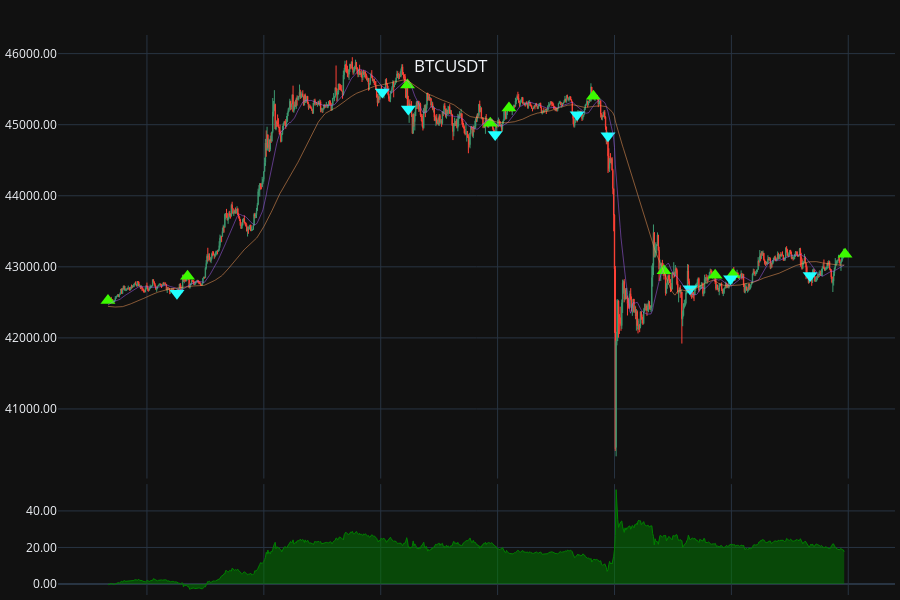
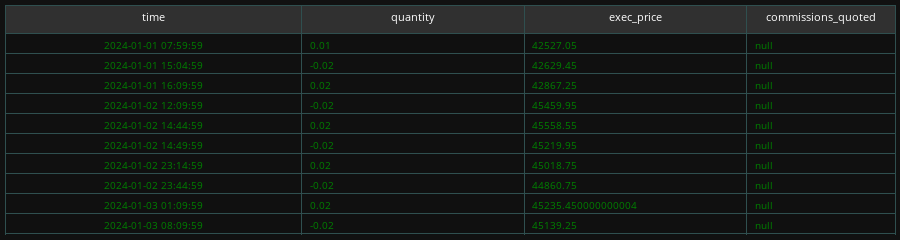

The notebook cell saved with these charts, in order:
### Code cell
chart_signals(rep2[-1], "BTCUSDT", ohlc_pd, overlay=[
    pta.sma(ohlc_pd.close, 20),
    pta.sma(ohlc_pd.close, 75),
    ])

### Figure 1 — Plotly figure (JSON) as saved in the notebook; plotly's stock layout.template omitted (floating-point values rounded to 4 significant figures; data arrays with more than 128 entries replaced by an {"elided": "..."} marker saying what was removed)
{"data": [{"close": {"elided": "908 float values"}, "high": {"elided": "908 float values"}, "line": {"width": 1}, "low": {"elided": "908 float values"}, "name": "Master_0", "open": {"elided": "908 float values"}, "type": "candlestick", "uid": "f54f0c70-f12d-44b9-970c-b8707830be29", "x": {"elided": "908 str values"}, "xaxis": "x", "yaxis": "y"}, {"marker": {"color": "#3cfa00", "size": 13, "symbol": "triangle-up"}, "mode": "markers", "name": "BOT", "type": "scatter", "uid": "f0645b26-a68d-4c97-99d4-c945a870d12e", "x": ["2024-01-01T07:59:59.999000", "2024-01-01T16:09:59.999000", "2024-01-02T14:44:59.999000", "2024-01-02T23:14:59.999000", "2024-01-03T01:09:59.999000", "2024-01-03T09:49:59.999000", "2024-01-03T17:04:59.999000", "2024-01-03T22:19:59.999000", "2024-01-04T00:09:59.999000", "2024-01-04T11:39:59.999000"], "xaxis": "x", "y": [42530.0, 42870.0, 45560.0, 45020.0, 45240.0, 45400.0, 42940.0, 42880.0, 42890.0, 43180.0], "yaxis": "y"}, {"marker": {"color": "#20ffff", "size": 13, "symbol": "triangle-down"}, "mode": "markers", "name": "SLD", "type": "scatter", "uid": "71b84135-4667-4404-b614-f27bd17b75e6", "x": ["2024-01-01T15:04:59.999000", "2024-01-02T12:09:59.999000", "2024-01-02T14:49:59.999000", "2024-01-02T23:44:59.999000", "2024-01-03T08:09:59.999000", "2024-01-03T11:19:59.999000", "2024-01-03T19:44:59.999000", "2024-01-03T23:54:59.999000", "2024-01-04T08:04:59.999000"], "xaxis": "x", "y": [42630.0, 45460.0, 45220.0, 44860.0, 45140.0, 44840.0, 42690.0, 42830.0, 42880.0], "yaxis": "y"}, {"line": {"dash": "solid", "width": 0.5}, "mode": "lines", "name": "sma_20", "type": "scatter", "uid": "6c15472b-d8b0-4589-a50e-bfa75e1f4f43", "x": {"elided": "908 str values"}, "xaxis": "x", "y": {"elided": "908 float values"}, "yaxis": "y"}, {"line": {"dash": "solid", "width": 0.5}, "mode": "lines", "name": "sma_75", "type": "scatter", "uid": "0430cfc1-7960-47b3-86ef-fd47316d4249", "x": {"elided": "908 str values"}, "xaxis": "x", "y": {"elided": "908 float values"}, "yaxis": "y"}, {"fill": "tozeroy", "line": {"color": "green", "width": 1}, "mode": "lines", "name": "BTCUSDT_PnL", "type": "scatter", "uid": "edd6da07-ea8a-42be-a86b-1da64cc97a8d", "x": {"elided": "908 str values"}, "xaxis": "x", "y": {"elided": "908 float values"}, "yaxis": "y2"}], "layout": {"dragmode": "zoom", "height": 600, "hoverdistance": 0, "hovermode": "x unified", "margin": {"b": 5, "l": 5, "r": 5, "t": 35}, "modebar": {"add": ["drawline", "drawopenpath", "drawrect", "eraseshape"]}, "newshape": {"line": {"color": "yellow", "width": 1}}, "showlegend": false, "title": {"text": " BTCUSDT", "x": 0.5, "xanchor": "center", "y": 0.9, "yanchor": "top"}, "xaxis": {"anchor": "y", "domain": [0, 1], "hoverformat": "%d-%b-%y %H:%M", "matches": "x2", "rangeslider": {"visible": false}, "showspikes": true, "showticklabels": false, "spikecolor": "#306020", "spikedash": "dot", "spikemode": "across", "spikesnap": "cursor", "spikethickness": 1}, "xaxis2": {"anchor": "y2", "domain": [0, 1], "showspikes": true, "spikecolor": "#306020", "spikedash": "dot", "spikemode": "across", "spikesnap": "cursor", "spikethickness": 1}, "yaxis": {"anchor": "x", "domain": [0.208, 1], "hoverformat": ".2f", "spikecolor": "#306020", "spikesnap": "cursor", "spikethickness": 1, "tickformat": ".2f"}, "yaxis2": {"anchor": "x2", "domain": [0, 0.198], "spikecolor": "#306020", "spikesnap": "cursor", "spikethickness": 1, "tickformat": ".2f"}}}

### Figure 2 — Plotly figure (JSON) as saved in the notebook; plotly's stock layout.template omitted (floating-point values rounded to 4 significant figures)
{"data": [{"cells": {"align": ["center", "left"], "fill": {"color": "#101010"}, "font": {"color": [["green", "green", "green", "green", "green", "green", "green", "green", "green", "green", "green", "green", "green", "green", "green", "green", "green", "green", "green"]], "size": 10}, "line": {"color": "darkslategray"}, "values": [["2024-01-01 07:59:59", "2024-01-01 15:04:59", "2024-01-01 16:09:59", "2024-01-02 12:09:59", "2024-01-02 14:44:59", "2024-01-02 14:49:59", "2024-01-02 23:14:59", "2024-01-02 23:44:59", "2024-01-03 01:09:59", "2024-01-03 08:09:59", "2024-01-03 09:49:59", "2024-01-03 11:19:59", "2024-01-03 17:04:59", "2024-01-03 19:44:59", "2024-01-03 22:19:59", "2024-01-03 23:54:59", "2024-01-04 00:09:59", "2024-01-04 08:04:59", "2024-01-04 11:39:59"], [0.01, -0.02, 0.02, -0.02, 0.02, -0.02, 0.02, -0.02, 0.02, -0.02, 0.02, -0.02, 0.02, -0.02, 0.02, -0.02, 0.02, -0.02, 0.02], [42530.0, 42630.0, 42870.0, 45460.0, 45560.0, 45220.0, 45020.0, 44860.0, 45240.0, 45140.0, 45400.0, 44840.0, 42940.0, 42690.0, 42880.0, 42830.0, 42890.0, 42880.0, 43180.0], [null, null, null, null, null, null, null, null, null, null, null, null, null, null, null, null, null, null, null]]}, "columnwidth": [200, 150, 150, 100, 100], "header": {"fill": {"color": "#303030"}, "font": {"color": "white", "size": 11}, "line": {"color": "darkslategray"}, "values": ["time", "quantity", "exec_price", "commissions_quoted"]}, "type": "table", "uid": "369977ba-167d-4c34-8e42-6b48bc5207db"}], "layout": {"height": 200, "margin": {"b": 5, "l": 5, "r": 5, "t": 5}}}
